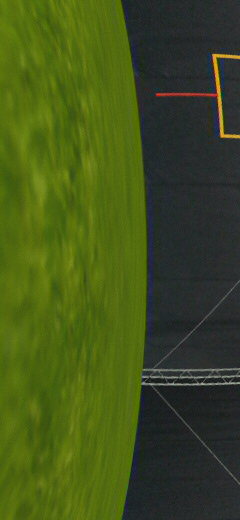
//> input picture testing_optical_flow_fabian/data/sim_flight_poles_dataset/12529000.jpg, 240 x 520 px; its folder holds 4 pictures in this run
$ ./image_display   (built with g++ and OpenCV 4)
//> lines starting //> are read from the running program, lines starting //| are printed output that depends on the picture
#include <iostream>
#include <vector>
#include <string>
#include <algorithm>        // for std::sort
#include <filesystem>       // C++17 filesystem
#include <opencv2/opencv.hpp>

// Helper function to check if a path has a .jpg or .JPG extension
bool endsWithJpg(const std::string &filename) {
    if (filename.size() < 4) return false;
    std::string ext = filename.substr(filename.size() - 4);
    // Make extension lowercase
    for (auto &c : ext) c = static_cast<char>(std::tolower(static_cast<unsigned char>(c)));
    return (ext == ".jpg");
}

int main(int argc, char* argv[])
{
    // By default, we look in "../data/sim_flight_poles_dataset"
    // You can override this by passing a different path as the first argument
    std::string folderPath = "../data/sim_flight_poles_dataset";
    if (argc > 1) {
        folderPath = argv[1];
    }

    // Vector to hold paths to all .jpg files
    std::vector<std::string> imageFiles;

    // Use C++17 filesystem to iterate through the directory
    try {
        for (const auto &entry : std::filesystem::directory_iterator(folderPath)) {
            if (entry.is_regular_file()) {
                std::string path = entry.path().string();
                if (endsWithJpg(path)) {
                    imageFiles.push_back(path);
                }
            }
        }
    }
    catch (const std::filesystem::filesystem_error &e) {
        std::cerr << "Filesystem error: " << e.what() << std::endl;
        return 1;
    }

    // Check if we found any .jpg files
    if (imageFiles.empty()) {
        std::cerr << "No .jpg files found in: " << folderPath << std::endl;
        return 0;
    }

    // Sort filenames alphabetically
    std::sort(imageFiles.begin(), imageFiles.end());

    // Display images in pairs
    // i.e. (0,1), (2,3), (4,5), ...
    for (size_t i = 0; i < imageFiles.size() - 1; i += 2) {
        // Load images in color
        cv::Mat img1 = cv::imread(imageFiles[i], cv::IMREAD_COLOR);
//> img1 is the input picture: 520 rows x 240 cols, CV_8UC3; mean B, G, R 27, 81.4, 65.3
        cv::Mat img2 = cv::imread(imageFiles[i + 1], cv::IMREAD_COLOR);
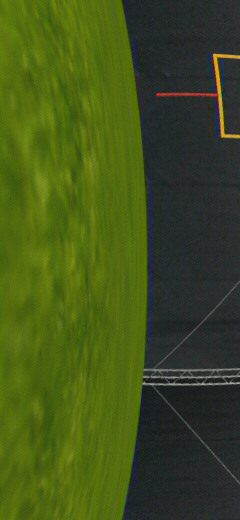
//> input picture testing_optical_flow_fabian/data/sim_flight_poles_dataset/13060000.jpg, 240 x 520 px
//> img2 is the input picture: 520 rows x 240 cols, CV_8UC3; mean B, G, R 26.9, 81.6, 65.4

        // Check if loading succeeded
        if (img1.empty() || img2.empty()) {
            std::cerr << "Error: Could not load image: "
                      << imageFiles[i] << " or " << imageFiles[i + 1] << std::endl;
            continue;
        }

        // Rotate images 90 degrees counterclockwise (to the left)
        cv::Mat rotatedImg1, rotatedImg2;
        cv::rotate(img1, rotatedImg1, cv::ROTATE_90_COUNTERCLOCKWISE);
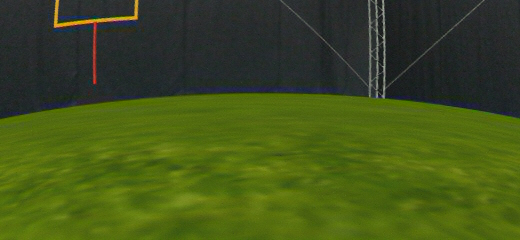
//> rotatedImg1: 240 rows x 520 cols, CV_8UC3; mean B, G, R 27, 81.4, 65.3
        cv::rotate(img2, rotatedImg2, cv::ROTATE_90_COUNTERCLOCKWISE);

        // Create windows for the images
        const std::string winname1 = "Image1";
        const std::string winname2 = "Image2";

        cv::namedWindow(winname1, cv::WINDOW_AUTOSIZE);
        cv::namedWindow(winname2, cv::WINDOW_AUTOSIZE);

        // Move windows so that they are positioned next to each other.
        // Adjust the x and y coordinates as needed for your screen.
        cv::moveWindow(winname1, 100, 100); // e.g., position (100, 100)
        cv::moveWindow(winname2, 600, 100); // e.g., position (600, 100)

        // Display the rotated images
        cv::imshow(winname1, rotatedImg1);
        cv::imshow(winname2, rotatedImg2);

        std::cout << "Displaying:\n  " << imageFiles[i]
                  << "\n  " << imageFiles[i + 1]
                  << "\nPress any key to continue...\n";
        cv::waitKey(0);

        // Destroy windows to clean up
        cv::destroyWindow(winname1);
        cv::destroyWindow(winname2);
    }
//> pass 2 of the loop `for (size_t i = 0; i < imageFiles.size() - 1; i += 2)`:
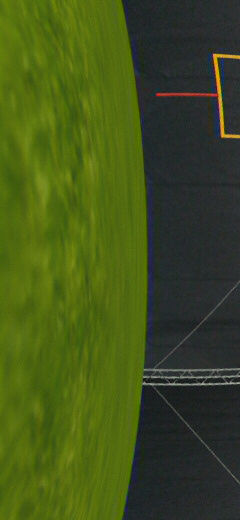
//> input picture testing_optical_flow_fabian/data/sim_flight_poles_dataset/13400000.jpg, 240 x 520 px
//> img1 is the input picture: 520 rows x 240 cols, CV_8UC3; mean B, G, R 26.9, 81.6, 65.4
//> `cv::rotate(img1, rotatedImg1, cv::ROTATE_90_COUNTERCLOCKWISE);`:
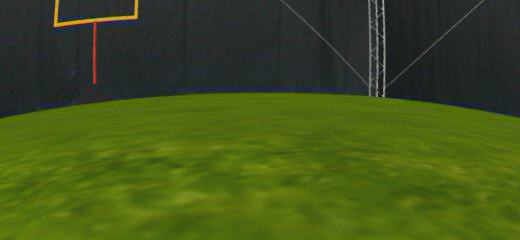
//> rotatedImg1: 240 rows x 520 cols, CV_8UC3; mean B, G, R 26.9, 81.6, 65.4

    return 0;
}
